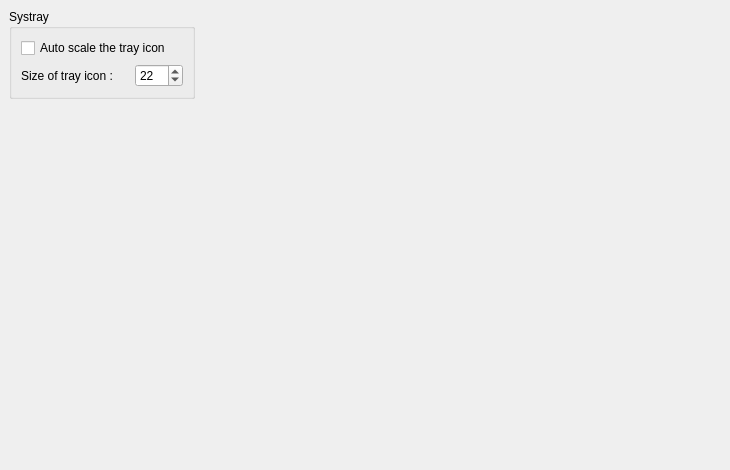
<ui version="4.0" >
 <author></author>
 <comment></comment>
 <exportmacro></exportmacro>
 <class>RzxTrayProp</class>
 <widget class="QWidget" name="RzxTrayProp" >
  <property name="geometry" >
   <rect>
    <x>0</x>
    <y>0</y>
    <width>730</width>
    <height>470</height>
   </rect>
  </property>
  <property name="windowTitle" >
   <string>Form</string>
  </property>
  <layout class="QGridLayout" >
   <property name="margin" >
    <number>9</number>
   </property>
   <property name="spacing" >
    <number>6</number>
   </property>
   <item row="1" column="0" >
    <spacer>
     <property name="orientation" >
      <enum>Qt::Vertical</enum>
     </property>
     <property name="sizeHint" >
      <size>
       <width>186</width>
       <height>331</height>
      </size>
     </property>
    </spacer>
   </item>
   <item row="0" column="0" >
    <widget class="QGroupBox" name="groupSystray" >
     <property name="whatsThis" >
      <string>&lt;h3>Systray&lt;/h3>&lt;p>Do you want to have qRezix reduced to an icon in the systray ?&lt;/p></string>
     </property>
     <property name="title" >
      <string>Systray</string>
     </property>
     <layout class="QGridLayout" >
      <property name="margin" >
       <number>9</number>
      </property>
      <property name="spacing" >
       <number>6</number>
      </property>
      <item row="0" column="0" colspan="2" >
       <widget class="QCheckBox" name="cbAutoScale" >
        <property name="whatsThis" >
         <string>&lt;h3>Auto-scale&lt;/h3>&lt;p>If enabled, qRezix will try to automaticly adjust the trayicon size to fit its container&lt;/p></string>
        </property>
        <property name="text" >
         <string>Auto scale the tray icon</string>
        </property>
       </widget>
      </item>
      <item row="1" column="0" >
       <widget class="QLabel" name="lblTraySize" >
        <property name="text" >
         <string>Size of tray icon :</string>
        </property>
        <property name="buddy" >
         <cstring>sbTraySize</cstring>
        </property>
       </widget>
      </item>
      <item row="1" column="1" >
       <widget class="QSpinBox" name="sbTraySize" >
        <property name="sizePolicy" >
         <sizepolicy>
          <hsizetype>5</hsizetype>
          <vsizetype>5</vsizetype>
          <horstretch>0</horstretch>
          <verstretch>0</verstretch>
         </sizepolicy>
        </property>
        <property name="minimumSize" >
         <size>
          <width>48</width>
          <height>0</height>
         </size>
        </property>
        <property name="maximumSize" >
         <size>
          <width>48</width>
          <height>32767</height>
         </size>
        </property>
        <property name="buttonSymbols" >
         <enum>QAbstractSpinBox::UpDownArrows</enum>
        </property>
        <property name="maximum" >
         <number>128</number>
        </property>
        <property name="minimum" >
         <number>1</number>
        </property>
        <property name="value" >
         <number>22</number>
        </property>
       </widget>
      </item>
     </layout>
    </widget>
   </item>
   <item row="0" column="1" >
    <spacer>
     <property name="orientation" >
      <enum>Qt::Horizontal</enum>
     </property>
     <property name="sizeHint" >
      <size>
       <width>421</width>
       <height>66</height>
      </size>
     </property>
    </spacer>
   </item>
  </layout>
 </widget>
 <pixmapfunction></pixmapfunction>
 <tabstops>
  <tabstop>cbAutoScale</tabstop>
  <tabstop>sbTraySize</tabstop>
 </tabstops>
 <resources/>
 <connections>
  <connection>
   <sender>cbAutoScale</sender>
   <signal>toggled(bool)</signal>
   <receiver>lblTraySize</receiver>
   <slot>setDisabled(bool)</slot>
   <hints>
    <hint type="sourcelabel" >
     <x>39</x>
     <y>44</y>
    </hint>
    <hint type="destinationlabel" >
     <x>107</x>
     <y>88</y>
    </hint>
   </hints>
  </connection>
  <connection>
   <sender>cbAutoScale</sender>
   <signal>toggled(bool)</signal>
   <receiver>sbTraySize</receiver>
   <slot>setDisabled(bool)</slot>
   <hints>
    <hint type="sourcelabel" >
     <x>244</x>
     <y>54</y>
    </hint>
    <hint type="destinationlabel" >
     <x>255</x>
     <y>82</y>
    </hint>
   </hints>
  </connection>
 </connections>
</ui>
